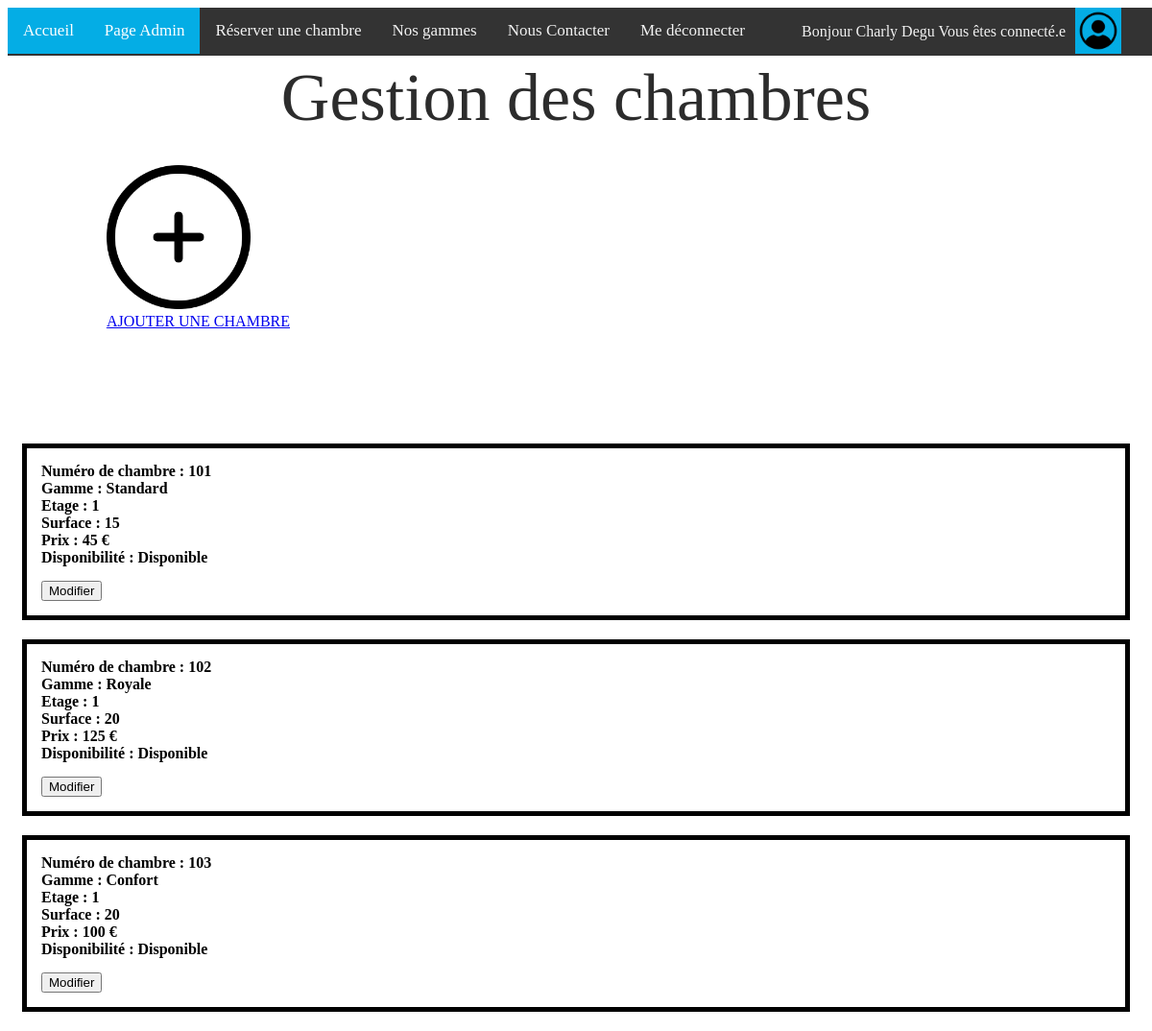
Page /admin/room_management.php (signed in) on the committed database.
### tables this page shows
CREATE TABLE rooms(
    id INTEGER PRIMARY KEY AUTOINCREMENT NOT NULL,
    num_ch INTEGER UNIQUE NOT NULL,
    etage INTEGER,
    surface NUMERIC(15,2)  ,
    prix NUMERIC,
    gamme TEXT,
    dispo NUMERIC
);

### public/admin/room_management.php (the view, shortened to what this page needs)
<?php
require_once __DIR__ . DIRECTORY_SEPARATOR . 'check_admin.php';
$request = $database->prepare('SELECT * FROM rooms r');
$request->execute();
if (empty($rooms = $request->fetchAll())) {
    echo("Vous n'avez aucune chambre.");
}
usort($rooms, function ($a, $b) {
  return $a['num_ch'] - $b['num_ch'];
});
?>
<!DOCTYPE html>
<html lang="fr">
<head>
    <link rel="stylesheet" href="styles/pageadmin.css" />
    <link rel="stylesheet" href="styles/rooms.css" />
</head>
<body>
    <?php require_once '../navbar.php' ?>
  <br>
  <br>
  <br>
    <div class="titre">
      Gestion des chambres
  </div>
      <div class="option">
        <div><img src="images/plus.png" alt="moins"></div>
        <div><a href="add_room.php">AJOUTER UNE CHAMBRE</a></div>
      </div>
    <div class="room-list">
    <?php foreach($rooms as $room) { ?>
      <div class="room">
          <div class="desc">
              <b>Numéro de chambre : <?php echo $room['num_ch'] ?></b>
              <br>
              <b>Gamme : <?php echo $room['gamme'] ?></b>
              <br>
              <b>Etage : <?php echo $room['etage'] ?></b>
              <br>
              <b>Surface : <?php echo $room['surface'] ?></b>
              <br>
              <b>Prix : <?php echo $room['prix'] ?> €</b>
              <br>
              <b>Disponibilité : <?php echo $room['dispo'] ? "Disponible" : "Indisponible" ?></b>
            </div>
            <a href=<?php echo "modify_room.php?id=" . $room["id"] ?>><button> Modifier</button></a>
        </div>
    <?php } ?>
    </div>
</body>
</html>

### public/admin/styles/pageadmin.css (style rules this page uses)
body { background-image: url("https://woody.cloudly.space/app/uploads/montpelliertourisme/2022/12/thumbs/Littoral-Carnon-Plage_free_format-1920x960.jpg"); background-size: cover; background-attachment: fixed; }
div.titre { color: rgb(5, 0, 105); text-align: center; font-size: 100px; font-family: Brush Script MT; }
div.titre { color: rgb(44, 44, 44); text-align: center; font-size: 70px; font-family: Georgia; }
.option { width: 200px; background-color: #ffffff; padding-top: 30px; border-radius: 10px; height: 275px; padding-left: 20px; margin-left: 7%; }
.option img { width : 150px; height : 150px; }

### public/admin/styles/rooms.css (style rules this page uses)
.room-list { margin: 15px; }
.room { background-color: white; border-style: solid; border-width: 5px; padding: 15px; margin-bottom: 20px; }
.desc { margin-bottom: 15px; }

### rows in the picture
rooms: num_ch "101", gamme "Standard", etage "1", surface "15", prix "45", dispo "Disponible"
rooms: num_ch "102", gamme "Royale", etage "1", surface "20", prix "125", dispo "Disponible"
rooms: num_ch "103", gamme "Confort", etage "1", surface "20", prix "100", dispo "Disponible"

### other values in the picture
$_SESSION['user']['first_name'] "Charly"
$_SESSION['user']['family_name'] "Degu"
